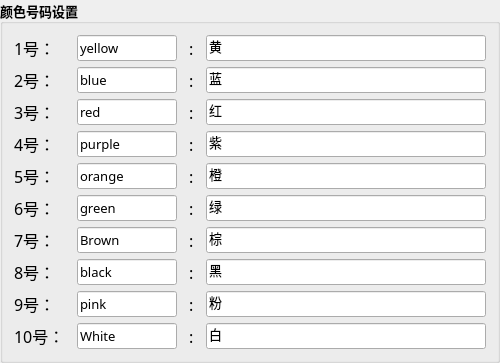
                 <widget class="QGroupBox" name="groupBox_15">
                  <property name="maximumSize">
                   <size>
                    <width>600</width>
                    <height>600</height>
                   </size>
                  </property>
                  <property name="font">
                   <font>
                    <family>微软雅黑</family>
                    <pointsize>10</pointsize>
                    <bold>true</bold>
                   </font>
                  </property>
                  <property name="title">
                   <string>颜色号码设置</string>
                  </property>
                  <layout class="QGridLayout" name="gridLayout_52">
                   <item row="9" column="5">
                    <widget class="QLabel" name="label_62">
                     <property name="font">
                      <font>
                       <family>微软雅黑</family>
                       <pointsize>12</pointsize>
                       <bold>false</bold>
                      </font>
                     </property>
                     <property name="text">
                      <string>:</string>
                     </property>
                    </widget>
                   </item>
                   <item row="5" column="2">
                    <widget class="QLineEdit" name="lineEdit_Color_Eng_5">
                     <property name="minimumSize">
                      <size>
                       <width>100</width>
                       <height>0</height>
                      </size>
                     </property>
                     <property name="maximumSize">
                      <size>
                       <width>80</width>
                       <height>16777215</height>
                      </size>
                     </property>
                     <property name="font">
                      <font>
                       <family>微软雅黑</family>
                       <pointsize>10</pointsize>
                       <bold>false</bold>
                      </font>
                     </property>
                     <property name="toolTip">
                      <string/>
                     </property>
                     <property name="text">
                      <string>orange</string>
                     </property>
                     <property name="readOnly">
                      <bool>false</bool>
                     </property>
                    </widget>
                   </item>
                   <item row="3" column="7" colspan="2">
                    <widget class="QLineEdit" name="lineEdit_Color_Ch_3">
                     <property name="minimumSize">
                      <size>
                       <width>280</width>
                       <height>0</height>
                      </size>
                     </property>
                     <property name="font">
                      <font>
                       <family>微软雅黑</family>
                       <pointsize>10</pointsize>
                       <bold>false</bold>
                      </font>
                     </property>
                     <property name="toolTip">
                      <string/>
                     </property>
                     <property name="text">
                      <string>红</string>
                     </property>
                    </widget>
                   </item>
                   <item row="4" column="2" colspan="2">
                    <widget class="QLineEdit" name="lineEdit_Color_Eng_4">
                     <property name="minimumSize">
                      <size>
                       <width>100</width>
                       <height>0</height>
                      </size>
                     </property>
                     <property name="maximumSize">
                      <size>
                       <width>80</width>
                       <height>16777215</height>
                      </size>
                     </property>
                     <property name="font">
                      <font>
                       <family>微软雅黑</family>
                       <pointsize>10</pointsize>
                       <bold>false</bold>
                      </font>
                     </property>
                     <property name="toolTip">
                      <string/>
                     </property>
                     <property name="text">
                      <string>purple</string>
                     </property>
                     <property name="readOnly">
                      <bool>false</bool>
                     </property>
                    </widget>
                   </item>
                   <item row="9" column="0">
                    <widget class="QLabel" name="label_63">
                     <property name="font">
                      <font>
                       <family>微软雅黑</family>
                       <pointsize>12</pointsize>
                       <bold>false</bold>
                      </font>
                     </property>
                     <property name="text">
                      <string>9号：</string>
                     </property>
                    </widget>
                   </item>
                   <item row="3" column="2">
                    <widget class="QLineEdit" name="lineEdit_Color_Eng_3">
                     <property name="minimumSize">
                      <size>
                       <width>100</width>
                       <height>0</height>
                      </size>
                     </property>
                     <property name="maximumSize">
                      <size>
                       <width>80</width>
                       <height>16777215</height>
                      </size>
                     </property>
                     <property name="font">
                      <font>
                       <family>微软雅黑</family>
                       <pointsize>10</pointsize>
                       <bold>false</bold>
                      </font>
                     </property>
                     <property name="toolTip">
                      <string/>
                     </property>
                     <property name="text">
                      <string>red</string>
                     </property>
                     <property name="readOnly">
                      <bool>false</bool>
                     </property>
                    </widget>
                   </item>
                   <item row="10" column="5">
                    <widget class="QLabel" name="label_64">
                     <property name="font">
                      <font>
                       <family>微软雅黑</family>
                       <pointsize>12</pointsize>
                       <bold>false</bold>
                      </font>
                     </property>
                     <property name="text">
                      <string>:</string>
                     </property>
                    </widget>
                   </item>
                   <item row="6" column="0">
                    <widget class="QLabel" name="label_59">
                     <property name="font">
                      <font>
                       <family>微软雅黑</family>
                       <pointsize>12</pointsize>
                       <bold>false</bold>
                      </font>
                     </property>
                     <property name="text">
                      <string>6号：</string>
                     </property>
                    </widget>
                   </item>
                   <item row="10" column="2">
                    <widget class="QLineEdit" name="lineEdit_Color_Eng_10">
                     <property name="minimumSize">
                      <size>
                       <width>100</width>
                       <height>0</height>
                      </size>
                     </property>
                     <property name="maximumSize">
                      <size>
                       <width>80</width>
                       <height>16777215</height>
                      </size>
                     </property>
                     <property name="font">
                      <font>
                       <family>微软雅黑</family>
                       <pointsize>10</pointsize>
                       <bold>false</bold>
                      </font>
                     </property>
                     <property name="toolTip">
                      <string/>
                     </property>
                     <property name="text">
                      <string>White</string>
                     </property>
                     <property name="readOnly">
                      <bool>false</bool>
                     </property>
                    </widget>
                   </item>
                   <item row="8" column="2">
                    <widget class="QLineEdit" name="lineEdit_Color_Eng_8">
                     <property name="minimumSize">
                      <size>
                       <width>100</width>
                       <height>0</height>
                      </size>
                     </property>
                     <property name="maximumSize">
                      <size>
                       <width>80</width>
                       <height>16777215</height>
                      </size>
                     </property>
                     <property name="font">
                      <font>
                       <family>微软雅黑</family>
                       <pointsize>10</pointsize>
                       <bold>false</bold>
                      </font>
                     </property>
                     <property name="toolTip">
                      <string/>
                     </property>
                     <property name="text">
                      <string>black</string>
                     </property>
                     <property name="readOnly">
                      <bool>false</bool>
                     </property>
                    </widget>
                   </item>
                   <item row="2" column="7" colspan="2">
                    <widget class="QLineEdit" name="lineEdit_Color_Ch_2">
                     <property name="minimumSize">
                      <size>
                       <width>280</width>
                       <height>0</height>
                      </size>
                     </property>
                     <property name="font">
                      <font>
                       <family>微软雅黑</family>
                       <pointsize>10</pointsize>
                       <bold>false</bold>
                      </font>
                     </property>
                     <property name="toolTip">
                      <string/>
                     </property>
                     <property name="text">
                      <string>蓝</string>
                     </property>
                    </widget>
                   </item>
                   <item row="8" column="0" colspan="2">
                    <widget class="QLabel" name="label_56">
                     <property name="font">
                      <font>
                       <family>微软雅黑</family>
                       <pointsize>12</pointsize>
                       <bold>false</bold>
                      </font>
                     </property>
                     <property name="text">
                      <string>8号：</string>
                     </property>
                    </widget>
                   </item>
                   <item row="3" column="5">
                    <widget class="QLabel" name="label_39">
                     <property name="font">
                      <font>
                       <family>微软雅黑</family>
                       <pointsize>12</pointsize>
                       <bold>false</bold>
                      </font>
                     </property>
                     <property name="text">
                      <string>:</string>
                     </property>
                    </widget>
                   </item>
                   <item row="3" column="0">
                    <widget class="QLabel" name="label_37">
                     <property name="font">
                      <font>
                       <family>微软雅黑</family>
                       <pointsize>12</pointsize>
                       <bold>false</bold>
                      </font>
                     </property>
                     <property name="text">
                      <string>3号：</string>
                     </property>
                    </widget>
                   </item>
                   <item row="8" column="5">
                    <widget class="QLabel" name="label_55">
                     <property name="font">
                      <font>
                       <family>微软雅黑</family>
                       <pointsize>12</pointsize>
                       <bold>false</bold>
                      </font>
                     </property>
                     <property name="text">
                      <string>:</string>
                     </property>
                    </widget>
                   </item>
                   <item row="0" column="0">
                    <widget class="QLabel" name="label_50">
                     <property name="font">
                      <font>
                       <family>微软雅黑</family>
                       <pointsize>12</pointsize>
                       <bold>false</bold>
                      </font>
                     </property>
                     <property name="text">
                      <string>1号：</string>
                     </property>
                    </widget>
                   </item>
                   <item row="0" column="2" colspan="2">
                    <widget class="QLineEdit" name="lineEdit_Color_Eng_1">
                     <property name="minimumSize">
                      <size>
                       <width>100</width>
                       <height>0</height>
                      </size>
                     </property>
                     <property name="maximumSize">
                      <size>
                       <width>80</width>
                       <height>16777215</height>
                      </size>
                     </property>
                     <property name="font">
                      <font>
                       <family>微软雅黑</family>
                       <pointsize>10</pointsize>
                       <bold>false</bold>
                      </font>
                     </property>
                     <property name="toolTip">
                      <string/>
                     </property>
                     <property name="text">
                      <string>yellow</string>
                     </property>
                     <property name="readOnly">
                      <bool>false</bool>
                     </property>
                    </widget>
                   </item>
                   <item row="4" column="0">
                    <widget class="QLabel" name="label_44">
                     <property name="font">
                      <font>
                       <family>微软雅黑</family>
                       <pointsize>12</pointsize>
                       <bold>false</bold>
                      </font>
                     </property>
                     <property name="text">
                      <string>4号：</string>
                     </property>
                    </widget>
                   </item>
                   <item row="2" column="2">
                    <widget class="QLineEdit" name="lineEdit_Color_Eng_2">
                     <property name="minimumSize">
                      <size>
                       <width>100</width>
                       <height>0</height>
                      </size>
                     </property>
                     <property name="maximumSize">
                      <size>
                       <width>80</width>
                       <height>16777215</height>
                      </size>
                     </property>
                     <property name="font">
                      <font>
                       <family>微软雅黑</family>
                       <pointsize>10</pointsize>
                       <bold>false</bold>
                      </font>
                     </property>
                     <property name="toolTip">
                      <string/>
                     </property>
                     <property name="text">
                      <string>blue</string>
                     </property>
                     <property name="readOnly">
                      <bool>false</bool>
                     </property>
                    </widget>
                   </item>
                   <item row="6" column="5">
                    <widget class="QLabel" name="label_57">
                     <property name="font">
                      <font>
                       <family>微软雅黑</family>
                       <pointsize>12</pointsize>
                       <bold>false</bold>
                      </font>
                     </property>
                     <property name="text">
                      <string>:</string>
                     </property>
                    </widget>
                   </item>
                   <item row="7" column="2">
                    <widget class="QLineEdit" name="lineEdit_Color_Eng_7">
                     <property name="minimumSize">
                      <size>
                       <width>100</width>
                       <height>0</height>
                      </size>
                     </property>
                     <property name="maximumSize">
                      <size>
                       <width>80</width>
                       <height>16777215</height>
                      </size>
                     </property>
                     <property name="font">
                      <font>
                       <family>微软雅黑</family>
                       <pointsize>10</pointsize>
                       <bold>false</bold>
                      </font>
                     </property>
                     <property name="toolTip">
                      <string/>
                     </property>
                     <property name="text">
                      <string>Brown</string>
                     </property>
                     <property name="readOnly">
                      <bool>false</bool>
                     </property>
                    </widget>
                   </item>
                   <item row="2" column="0">
                    <widget class="QLabel" name="label_52">
                     <property name="font">
                      <font>
                       <family>微软雅黑</family>
                       <pointsize>12</pointsize>
                       <bold>false</bold>
                      </font>
                     </property>
                     <property name="text">
                      <string>2号：</string>
                     </property>
                    </widget>
                   </item>
                   <item row="0" column="7" colspan="2">
                    <widget class="QLineEdit" name="lineEdit_Color_Ch_1">
                     <property name="minimumSize">
                      <size>
                       <width>280</width>
                       <height>0</height>
                      </size>
                     </property>
                     <property name="font">
                      <font>
                       <family>微软雅黑</family>
                       <pointsize>10</pointsize>
                       <bold>false</bold>
                      </font>
                     </property>
                     <property name="toolTip">
                      <string/>
                     </property>
                     <property name="text">
                      <string>黄</string>
                     </property>
                    </widget>
                   </item>
                   <item row="10" column="0">
                    <widget class="QLabel" name="label_61">
                     <property name="font">
                      <font>
                       <family>微软雅黑</family>
                       <pointsize>12</pointsize>
                       <bold>false</bold>
                      </font>
                     </property>
                     <property name="text">
                      <string>10号：</string>
                     </property>
                    </widget>
                   </item>
                   <item row="7" column="0" colspan="2">
                    <widget class="QLabel" name="label_54">
                     <property name="font">
                      <font>
                       <family>微软雅黑</family>
                       <pointsize>12</pointsize>
                       <bold>false</bold>
                      </font>
                     </property>
                     <property name="text">
                      <string>7号：</string>
                     </property>
                    </widget>
                   </item>
                   <item row="7" column="5">
                    <widget class="QLabel" name="label_53">
                     <property name="font">
                      <font>
                       <family>微软雅黑</family>
                       <pointsize>12</pointsize>
                       <bold>false</bold>
                      </font>
                     </property>
                     <property name="text">
                      <string>:</string>
                     </property>
                    </widget>
                   </item>
                   <item row="6" column="2">
                    <widget class="QLineEdit" name="lineEdit_Color_Eng_6">
                     <property name="minimumSize">
                      <size>
                       <width>100</width>
                       <height>0</height>
                      </size>
                     </property>
                     <property name="maximumSize">
                      <size>
                       <width>80</width>
                       <height>16777215</height>
                      </size>
                     </property>
                     <property name="font">
                      <font>
                       <family>微软雅黑</family>
                       <pointsize>10</pointsize>
                       <bold>false</bold>
                      </font>
                     </property>
                     <property name="toolTip">
                      <string/>
                     </property>
                     <property name="text">
                      <string>green</string>
                     </property>
                     <property name="readOnly">
                      <bool>false</bool>
                     </property>
                    </widget>
                   </item>
                   <item row="2" column="5">
                    <widget class="QLabel" name="label_51">
                     <property name="font">
                      <font>
                       <family>微软雅黑</family>
                       <pointsize>12</pointsize>
                       <bold>false</bold>
                      </font>
                     </property>
                     <property name="text">
                      <string>:</string>
                     </property>
                    </widget>
                   </item>
                   <item row="9" column="2">
                    <widget class="QLineEdit" name="lineEdit_Color_Eng_9">
                     <property name="minimumSize">
                      <size>
                       <width>100</width>
                       <height>0</height>
                      </size>
                     </property>
                     <property name="maximumSize">
                      <size>
                       <width>80</width>
                       <height>16777215</height>
                      </size>
                     </property>
                     <property name="font">
                      <font>
                       <family>微软雅黑</family>
                       <pointsize>10</pointsize>
                       <bold>false</bold>
                      </font>
                     </property>
                     <property name="toolTip">
                      <string/>
                     </property>
                     <property name="text">
                      <string>pink</string>
                     </property>
                     <property name="readOnly">
                      <bool>false</bool>
                     </property>
                    </widget>
                   </item>
                   <item row="0" column="5">
                    <widget class="QLabel" name="label_49">
                     <property name="font">
                      <font>
                       <family>微软雅黑</family>
                       <pointsize>12</pointsize>
                       <bold>false</bold>
                      </font>
                     </property>
                     <property name="text">
                      <string>:</string>
                     </property>
                    </widget>
                   </item>
                   <item row="5" column="0" colspan="2">
                    <widget class="QLabel" name="label_60">
                     <property name="font">
                      <font>
                       <family>微软雅黑</family>
                       <pointsize>12</pointsize>
                       <bold>false</bold>
                      </font>
                     </property>
                     <property name="text">
                      <string>5号：</string>
                     </property>
                    </widget>
                   </item>
                   <item row="5" column="5">
                    <widget class="QLabel" name="label_58">
                     <property name="font">
                      <font>
                       <family>微软雅黑</family>
                       <pointsize>12</pointsize>
                       <bold>false</bold>
                      </font>
                     </property>
                     <property name="text">
                      <string>:</string>
                     </property>
                    </widget>
                   </item>
                   <item row="4" column="5" colspan="2">
                    <widget class="QLabel" name="label_43">
                     <property name="font">
                      <font>
                       <family>微软雅黑</family>
                       <pointsize>12</pointsize>
                       <bold>false</bold>
                      </font>
                     </property>
                     <property name="text">
                      <string>:</string>
                     </property>
                    </widget>
                   </item>
                   <item row="4" column="7" colspan="2">
                    <widget class="QLineEdit" name="lineEdit_Color_Ch_4">
                     <property name="minimumSize">
                      <size>
                       <width>280</width>
                       <height>0</height>
                      </size>
                     </property>
                     <property name="font">
                      <font>
                       <family>微软雅黑</family>
                       <pointsize>10</pointsize>
                       <bold>false</bold>
                      </font>
                     </property>
                     <property name="toolTip">
                      <string/>
                     </property>
                     <property name="text">
                      <string>紫</string>
                     </property>
                    </widget>
                   </item>
                   <item row="5" column="7" colspan="2">
                    <widget class="QLineEdit" name="lineEdit_Color_Ch_5">
                     <property name="minimumSize">
                      <size>
                       <width>280</width>
                       <height>0</height>
                      </size>
                     </property>
                     <property name="font">
                      <font>
                       <family>微软雅黑</family>
                       <pointsize>10</pointsize>
                       <bold>false</bold>
                      </font>
                     </property>
                     <property name="toolTip">
                      <string/>
                     </property>
                     <property name="text">
                      <string>橙</string>
                     </property>
                    </widget>
                   </item>
                   <item row="6" column="7" colspan="2">
                    <widget class="QLineEdit" name="lineEdit_Color_Ch_6">
                     <property name="minimumSize">
                      <size>
                       <width>280</width>
                       <height>0</height>
                      </size>
                     </property>
                     <property name="font">
                      <font>
                       <family>微软雅黑</family>
                       <pointsize>10</pointsize>
                       <bold>false</bold>
                      </font>
                     </property>
                     <property name="toolTip">
                      <string/>
                     </property>
                     <property name="text">
                      <string>绿</string>
                     </property>
                    </widget>
                   </item>
                   <item row="7" column="7" colspan="2">
                    <widget class="QLineEdit" name="lineEdit_Color_Ch_7">
                     <property name="minimumSize">
                      <size>
                       <width>280</width>
                       <height>0</height>
                      </size>
                     </property>
                     <property name="font">
                      <font>
                       <family>微软雅黑</family>
                       <pointsize>10</pointsize>
                       <bold>false</bold>
                      </font>
                     </property>
                     <property name="toolTip">
                      <string/>
                     </property>
                     <property name="text">
                      <string>棕</string>
                     </property>
                    </widget>
                   </item>
                   <item row="8" column="7" colspan="2">
                    <widget class="QLineEdit" name="lineEdit_Color_Ch_8">
                     <property name="minimumSize">
                      <size>
                       <width>280</width>
                       <height>0</height>
                      </size>
                     </property>
                     <property name="font">
                      <font>
                       <family>微软雅黑</family>
                       <pointsize>10</pointsize>
                       <bold>false</bold>
                      </font>
                     </property>
                     <property name="toolTip">
                      <string/>
                     </property>
                     <property name="text">
                      <string>黑</string>
                     </property>
                    </widget>
                   </item>
                   <item row="9" column="7" colspan="2">
                    <widget class="QLineEdit" name="lineEdit_Color_Ch_9">
                     <property name="minimumSize">
                      <size>
                       <width>280</width>
                       <height>0</height>
                      </size>
                     </property>
                     <property name="font">
                      <font>
                       <family>微软雅黑</family>
                       <pointsize>10</pointsize>
                       <bold>false</bold>
                      </font>
                     </property>
                     <property name="toolTip">
                      <string/>
                     </property>
                     <property name="text">
                      <string>粉</string>
                     </property>
                    </widget>
                   </item>
                   <item row="10" column="7" colspan="2">
                    <widget class="QLineEdit" name="lineEdit_Color_Ch_10">
                     <property name="minimumSize">
                      <size>
                       <width>280</width>
                       <height>0</height>
                      </size>
                     </property>
                     <property name="font">
                      <font>
                       <family>微软雅黑</family>
                       <pointsize>10</pointsize>
                       <bold>false</bold>
                      </font>
                     </property>
                     <property name="toolTip">
                      <string/>
                     </property>
                     <property name="text">
                      <string>白</string>
                     </property>
                    </widget>
                   </item>
                  </layout>
                 </widget>
